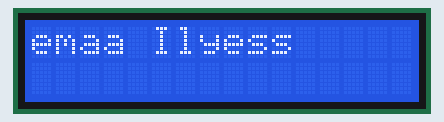
A sketch run on a simulated Arduino Uno, built with avr-gcc and run on an emulated ATmega328P. Parts: 16×2 character LCD.

Above: at 0.1 s.
At 2.1 s:
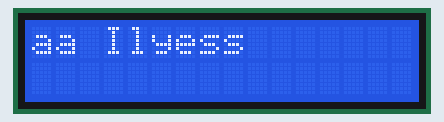
At 5.1 s:
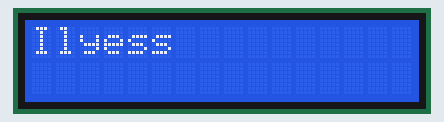
At 10.1 s:
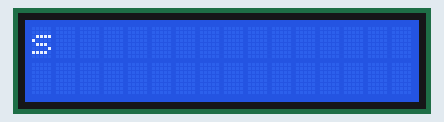
At 24.1 s:
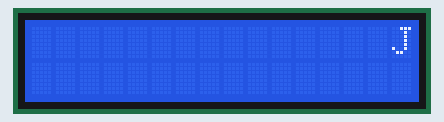
At 38.2 s:
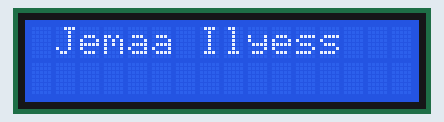

The sketch:

afficheur_LCD.ino
```cpp
#include <LiquidCrystal_I2C.h>
LiquidCrystal_I2C lcd(0x3F, 16,2); // 0x27 or 0x3F
void setup() {
  // put your setup code here, to run once:
lcd.init();
lcd.backlight();
lcd.setCursor(0,0); // (colonne,ligne)
lcd.print("Jemaa Ilyess");
//lcd.cursor(); // afficher le curseur
//lcd.blink(); curseur yit7arek
}

void loop() {
  // put your main code here, to run repeatedly:
lcd.scrollDisplayLeft(); // ktiba tit7arek
delay(1000);
}
```

Measured:
- what the display in image 1 shows lasts 1.0 s, from 2.1 s to 3.1 s
